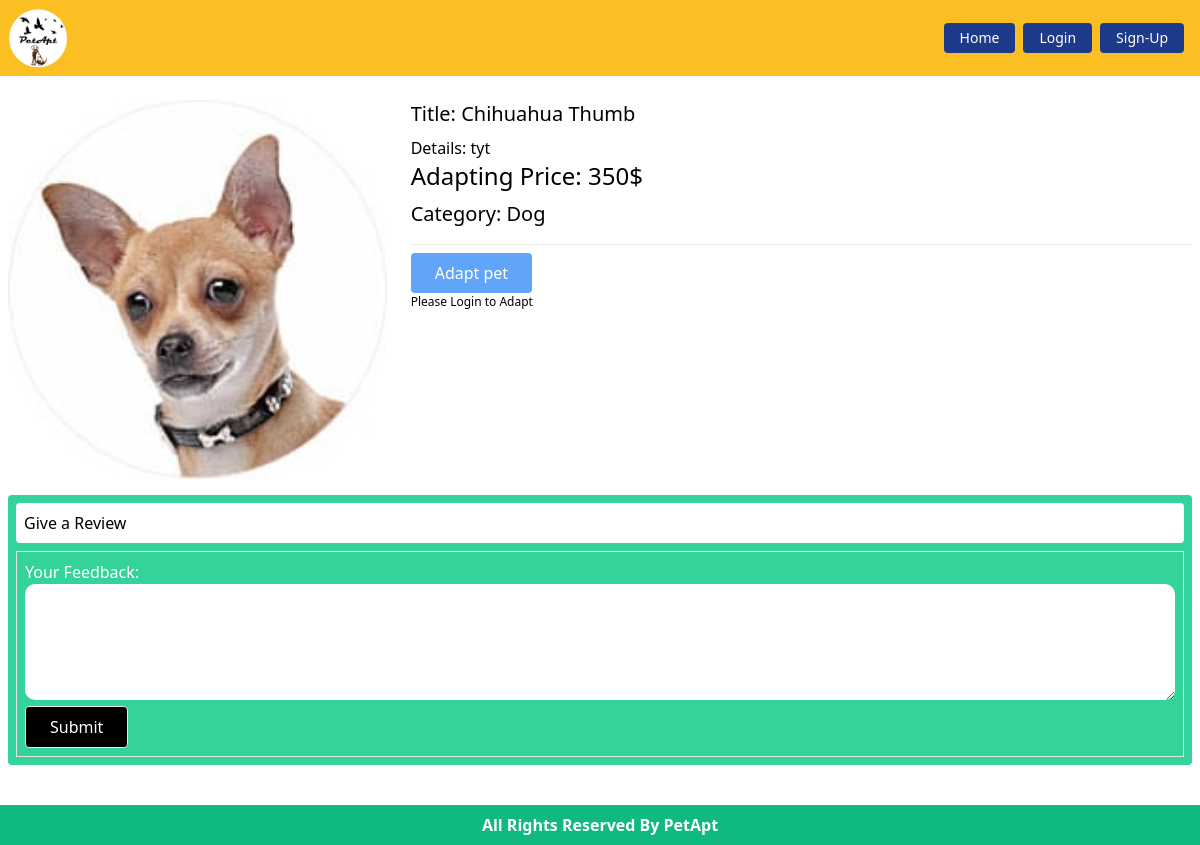
/user/pet-details/5, run on the app's committed database.
### Pets/models.py (models this page shows, shortened)
class Pet(models.Model):
    image = models.ImageField(upload_to='pets/media/images/')
    title = models.CharField(max_length = 40)
    description = models.TextField()
    adapt_price = models.IntegerField()
    category = models.ForeignKey(PetCategory, on_delete=models.CASCADE)

class PetCategory(models.Model):
    name = models.CharField(max_length=30)
    slug = models.SlugField(max_length=80)
    def __str__(self):
        return self.name

### Pets/views.py (the view, shortened to what this page needs)
# urls.py: path('pet-details/<int:id>', PetDetails.as_view(), name='petDetails')
class PetDetails(DetailView):
    model = Pet
    template_name = 'pet.html'
    pk_url_kwarg = 'id'
    def get_context_data(self, **kwargs):
        context = super().get_context_data(**kwargs)
        all_feedback = self.object.feedbacks.all()
        review_form = FeedbackForm()
        context['reviews'] = all_feedback
        context['review_form'] = review_form
        return context

### Pets/forms.py
class FeedbackForm(forms.ModelForm):
    class Meta:
        model = Review
        fields = ['body']
        widgets= {
          'body': forms.Textarea(attrs={'rows': 4})
        }

### Pets/templates/pet.html (shortened to what this page needs)
{% extends 'base.html' %}
{% load static %}
{% block content %}
<div class="pet-card pt-2">
    <div class="md:grid grid-cols-3 gap-6">
        <div>
            <img src={{pet.image.url}} alt="pet" class="w-full">
        </div>
        <div class="col-span-2">
            <p class="text-xl pb-2">Title: {{pet.title}}</p>
            <p>Details: {{pet.description}}</p>
            <p class="text-2xl pb-2">Adapting Price: {{pet.adapt_price}}$</p>
            <p class="text-xl pb-2">Category: {{pet.category}}</p>
            <hr class="my-2">
            {% if user.is_authenticated %}
            <a href="{% url 'adaptpet' pet.id %}"
                class="rounded text-white hover:bg-green-500 border bg-green-400 px-6 py-2 inline-block">
                Adapt pet
            </a>
            {% else %}
            <button class="rounded text-white bg-blue-400 px-6 py-2 inline-block">Adapt
                pet
            </button>
            <p style="font-size: 12px;">Please Login to Adapt</p>
            {% endif %}
        </div>
    </div>
    <div class="rounded bg-green-400 p-2 mt-4">
        <div class="rounded p-2 bg-white">
            <p>Give a Review</p>
        </div>
        <div class="mt-2 p-2 border">
            <form method="POST">
                {{review_form}}
                <br>
                <button type="submit"
                    class="rounded text-white bg-black border hover:bg-green-400 px-6 py-2 inline-block">
                    Submit
                </button>
            </form>
        </div>
    </div>
</div>
{% endblock %}

### Core/templates/base.html (style rules this page uses)
input, label { width: 100% !important; }

### Pets/templates/pet.html (style rules this page uses)
textarea { width: 100%; border-radius: 10px; padding: 10px; }
label { color: #fff; }

### data on the page
Pet: image (picture), title "Chihuahua Thumb", description "tyt", adapt_price "350", category "Dog"
